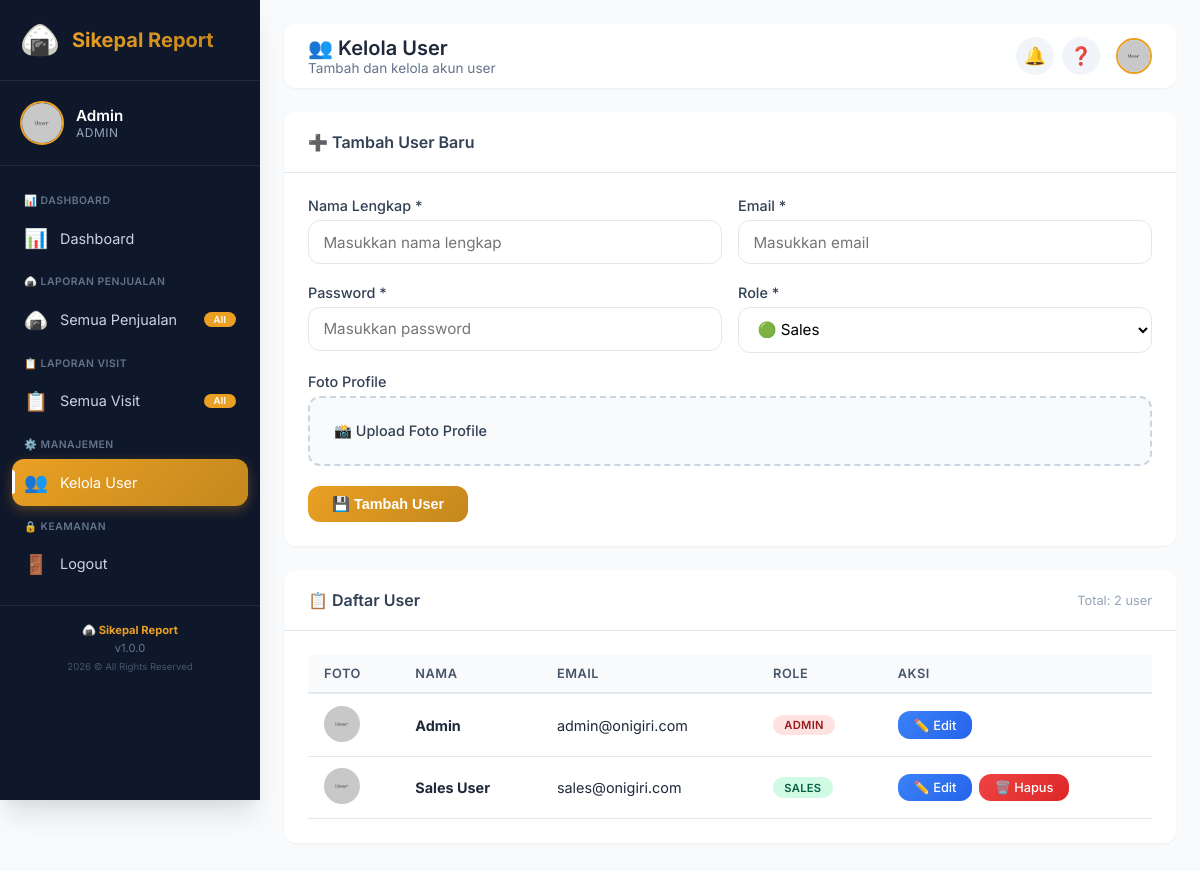
The app's page /public/index.php?route=users (signed in) with its own data.
### tables this page shows
CREATE TABLE users (
    id INT AUTO_INCREMENT PRIMARY KEY,
    name VARCHAR(100) NOT NULL,
    email VARCHAR(100) UNIQUE NOT NULL,
    password VARCHAR(255) NOT NULL,
    photo VARCHAR(500) DEFAULT 'default.jpg',
    photo_public_id VARCHAR(255) NULL,
    role ENUM('admin', 'sales') DEFAULT 'sales',
    created_at TIMESTAMP DEFAULT CURRENT_TIMESTAMP
);

### app/controllers/UserController.php (called while the page is built, shortened)
<?php
class UserController extends Controller {
    public function index() {
        $userModel = $this->model('User');
        $users = $userModel->getAll();
        $this->view('admin/users', ['users' => $users]);
    }
}
?>

### app/models/User.php (called while the page is built, shortened)
<?php
class User {
    private $db;
    public function __construct() {
        global $pdo;
        $this->db = $pdo;
    }
    public function getAll() {
        $stmt = $this->db->query("SELECT * FROM users ORDER BY created_at DESC");
        return $stmt->fetchAll();
    }
}
?>

### app/views/admin/users.php (the view, shortened to what this page needs)
<?php
$pageTitle = '👥 Kelola User';
$pageSubtitle = 'Tambah dan kelola akun user';
$activePage = 'users';
?>
<div class="card">
    <div class="card-header">
        <h3>➕ Tambah User Baru</h3>
    </div>
    <div class="card-body">
        <form method="POST" action="<?= BASE_URL ?>public/index.php?route=users_create" enctype="multipart/form-data">
            <div class="form-row">
                <div class="form-group">
                    <label for="name">Nama Lengkap *</label>
                    <input type="text" id="name" name="name" placeholder="Masukkan nama lengkap" required>
                </div>
                <div class="form-group">
                    <label for="email">Email *</label>
                    <input type="email" id="email" name="email" placeholder="Masukkan email" required>
                </div>
            </div>
            <div class="form-row">
                <div class="form-group">
                    <label for="password">Password *</label>
                    <input type="password" id="password" name="password" placeholder="Masukkan password" required>
                </div>
                <div class="form-group">
                    <label for="role">Role *</label>
                    <select id="role" name="role" required>
                        <option value="sales">🟢 Sales</option>
                    </select>
                </div>
            </div>
            <div class="form-group">
                <label for="photo">Foto Profile</label>
                <div class="photo-upload">
                    <label for="photo" class="photo-label">📸 Upload Foto Profile</label>
                </div>
            </div>
            <button type="submit" class="btn-primary">💾 Tambah User</button>
        </form>
    </div>
</div>
<div class="card">
    <div class="card-header">
        <h3>📋 Daftar User</h3>
        <span style="font-size:0.8rem; color:var(--gray-400);">
            Total: <?= count($data['users']) ?> user
        </span>
    </div>
    <div class="card-body">
        <?php if (!empty($data['users'])): ?>
            <div class="table-responsive">
                <table>
                    <thead>
                        <tr>
                            <th>Foto</th>
                            <th>Nama</th>
                            <th>Email</th>
                            <th>Role</th>
                            <th>Aksi</th>
                        </tr>
                    </thead>
                    <tbody>
                        <?php foreach ($data['users'] as $user): ?>
                            <tr>
                                <td>
                                    <?php
                                    $photoUrl = $user['photo'] ?? 'default.jpg';
                                    if (empty($photoUrl) || $photoUrl === 'default.jpg') {
                                        $photoUrl = BASE_URL . 'uploads/photos/default.jpg';
                                    }
                                    ?>
                                    <img src="<?= htmlspecialchars($photoUrl) ?>"
                                         alt="Foto"
                                         class="user-avatar"
                                         onerror="this.src='<?= BASE_URL ?>uploads/photos/default.jpg'">
                                </td>
                                <td><strong><?= htmlspecialchars($user['name']) ?></strong></td>
                                <td><?= htmlspecialchars($user['email']) ?></td>
                                <td><span class="role-badge <?= $user['role'] ?>"><?= $user['role'] ?></span></td>
                                <td>
                                    <div class="action-buttons">
                                        <a href="<?= BASE_URL ?>public/index.php?route=users_edit&id=<?= $user['id'] ?>" class="btn-edit">✏️ Edit</a>
                                        <?php if ($user['id'] != $_SESSION['user_id']): ?>
                                            <a href="<?= BASE_URL ?>public/index.php?route=users_delete&id=<?= $user['id'] ?>"
                                               class="btn-danger delete-action"
                                               onclick="return confirm('Apakah Anda yakin ingin menghapus user ini?')">🗑️ Hapus</a>
                                        <?php endif; ?>
                                    </div>
                                </td>
                            </tr>
                        <?php endforeach; ?>
                    </tbody>
                </table>
            </div>
        <?php endif; ?>
    </div>
</div>
<?php
$content = ob_get_clean();
require_once '../app/views/layouts/main.php';
?>

### public/index.php (shortened to what this page needs)
<?php
require_once '../app/core/Controller.php';
$route = isset($_GET['route']) ? $_GET['route'] : 'login';
$controllers = [
    'login' => ['AuthController', 'login'],
    'logout' => ['AuthController', 'logout'],
    'dashboard' => ['ReportController', 'index'],
    'sales_create' => ['SalesReportController', 'create'],
    'sales_reports' => ['ReportController', 'viewAll'],
    'sales_export' => ['ReportController', 'export'],
    'visit' => ['VisitReportController', 'index'],
    'visit_create' => ['VisitReportController', 'create'],
    'visit_reports' => ['VisitReportController', 'viewAll'],
    'users' => ['UserController', 'index'],
    'users_create' => ['UserController', 'create'],
    'users_edit' => ['UserController', 'edit'],
    'users_delete' => ['UserController', 'delete'],
    'profile' => ['ProfileController', 'index'],
    'profile_update' => ['ProfileController', 'update'],
];
if (isset($controllers[$route])) {
    list($controller, $action) = $controllers[$route];
    $controllerFile = "../app/controllers/{$controller}.php";
    if (file_exists($controllerFile)) {
        $instance = new $controller();
        $id = isset($_GET['id']) ? (int)$_GET['id'] : null;
        if ($id && in_array($route, ['users_edit', 'users_delete'])) {
            $instance->$action($id);
        } else {
            $instance->$action();
        }
    } else {
        die("Controller tidak ditemukan: {$controllerFile}");
    }
} else {
    require_once '../app/controllers/AuthController.php';
    $auth = new AuthController();
    $auth->login();
}
?>

### app/core/Controller.php (shortened to what this page needs)
<?php
class Controller {
    public function model($model) {
        return new $model();
    }
    public function view($view, $data = []) {
        $viewPath = '../app/views/' . $view . '.php';
        if (file_exists($viewPath)) {
            require_once $viewPath;
        } else {
            die("View tidak ditemukan: " . $viewPath);
        }
    }
}
?>

### app/views/layouts/main.php (shortened to what this page needs)
<!DOCTYPE html>
<html lang="id">
<head>
    <link rel="stylesheet" href="<?= BASE_URL ?>public/css/style.css">
</head>
<body class="dashboard-page">
    <aside class="sidebar">
        <div class="sidebar-brand">
            <span class="sidebar-brand-icon">🍙</span>
            <span class="sidebar-brand-text">Sikepal Report</span>
        </div>
        <div class="sidebar-user">
            <?php
            $sidebarPhoto = $_SESSION['photo'] ?? 'default.jpg';
            if (empty($sidebarPhoto) || $sidebarPhoto === 'default.jpg') {
                $sidebarPhoto = BASE_URL . 'uploads/photos/default.jpg';
            }
            ?>
            <img src="<?= htmlspecialchars($sidebarPhoto) ?>"
                 alt="Avatar"
                 class="sidebar-user-avatar"
                 onerror="this.src='<?= BASE_URL ?>uploads/photos/default.jpg'">
            <div class="sidebar-user-info">
                <div class="sidebar-user-name"><?= htmlspecialchars($_SESSION['name'] ?? 'User') ?></div>
                <div class="sidebar-user-role"><?= htmlspecialchars($_SESSION['role'] ?? 'Guest') ?></div>
            </div>
        </div>
        <nav class="sidebar-nav">
            <?php
            $role = $_SESSION['role'] ?? '';
            if ($role === 'admin'):
            ?>
                <div class="sidebar-nav-label">📊 Dashboard</div>
                <a href="<?= BASE_URL ?>public/index.php?route=dashboard" class="sidebar-nav-item <?= $activePage === 'dashboard' ? 'active' : '' ?>">
                    <span class="sidebar-nav-icon">📊</span>
                    <span class="sidebar-nav-text">Dashboard</span>
                </a>
                <div class="sidebar-nav-label">🍙 Laporan Penjualan</div>
                <a href="<?= BASE_URL ?>public/index.php?route=sales_reports" class="sidebar-nav-item <?= $activePage === 'sales_reports' ? 'active' : '' ?>">
                    <span class="sidebar-nav-icon">🍙</span>
                    <span class="sidebar-nav-text">Semua Penjualan</span>
                    <span class="sidebar-nav-badge">All</span>
                </a>
                <div class="sidebar-nav-label">📋 Laporan Visit</div>
                <a href="<?= BASE_URL ?>public/index.php?route=visit_reports" class="sidebar-nav-item <?= $activePage === 'visit_reports' ? 'active' : '' ?>">
                    <span class="sidebar-nav-icon">📋</span>
                    <span class="sidebar-nav-text">Semua Visit</span>
                    <span class="sidebar-nav-badge">All</span>
                </a>
                <div class="sidebar-nav-label">⚙️ Manajemen</div>
                <a href="<?= BASE_URL ?>public/index.php?route=users" class="sidebar-nav-item <?= $activePage === 'users' ? 'active' : '' ?>">
                    <span class="sidebar-nav-icon">👥</span>
                    <span class="sidebar-nav-text">Kelola User</span>
                </a>
            <?php endif; ?>
            <div class="sidebar-nav-label">🔒 Keamanan</div>
            <a href="<?= BASE_URL ?>public/index.php?route=logout" class="sidebar-nav-item" onclick="return confirm('Yakin ingin logout?')">
                <span class="sidebar-nav-icon">🚪</span>
                <span class="sidebar-nav-text">Logout</span>
            </a>
        </nav>
        <div class="sidebar-footer">
            <div>
                <strong style="color: var(--marigold);">🍙 Sikepal Report</strong><br>
                v1.0.0<br>
                <span style="font-size: 0.6rem; color: var(--gray-600);">
                    <?= date('Y') ?> &copy; All Rights Reserved
                </span>
            </div>
        </div>
    </aside>
    <main class="main-content">
        <header class="top-header">
            <div class="top-header-left">
                <div class="top-header-title">
                    <h2><?= $pageTitle ?? 'Dashboard' ?></h2>
                    <p><?= $pageSubtitle ?? '' ?></p>
                </div>
            </div>
            <div class="top-header-right">
                <div class="top-header-actions">
                    <button class="btn-icon" title="Notifikasi" onclick="alert('📢 Tidak ada notifikasi baru')">🔔</button>
                    <button class="btn-icon" title="Bantuan" onclick="alert('📖 Hubungi admin untuk bantuan')">❓</button>
                    <?php
                    $topPhoto = $_SESSION['photo'] ?? 'default.jpg';
                    if (empty($topPhoto) || $topPhoto === 'default.jpg') {
                        $topPhoto = BASE_URL . 'uploads/photos/default.jpg';
                    }
                    ?>
                    <img src="<?= htmlspecialchars($topPhoto) ?>"
                         alt="Avatar"
                         style="width: 36px; height: 36px; border-radius: 50%; object-fit: cover; border: 2px solid var(--marigold); margin-left: 0.5rem;"
                         onerror="this.src='<?= BASE_URL ?>uploads/photos/default.jpg'">
                </div>
            </div>
        </header>
        <div class="content-wrapper">
            <?= $content ?? '' ?>
        </div>
    </main>
</body>
</html>

### records on screen
users: name "Admin", email "admin@onigiri.com", role "ADMIN"
users: name "Sales User", email "sales@onigiri.com", role "SALES"

### other values on screen
$_SESSION['name'] "Admin"
$_SESSION['role'] "ADMIN"
$pageTitle "👥 Kelola User"
$pageSubtitle "Tambah dan kelola akun user"
count($data['users']) "2"
